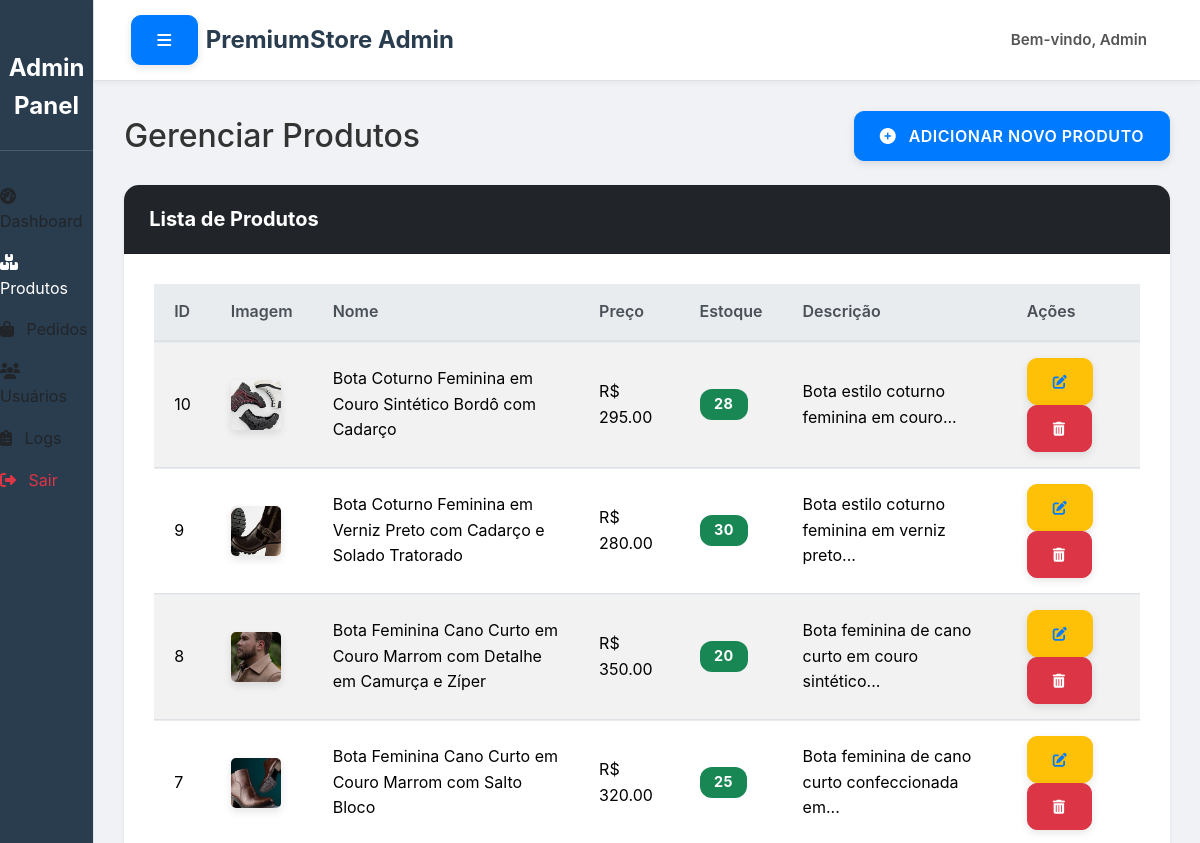
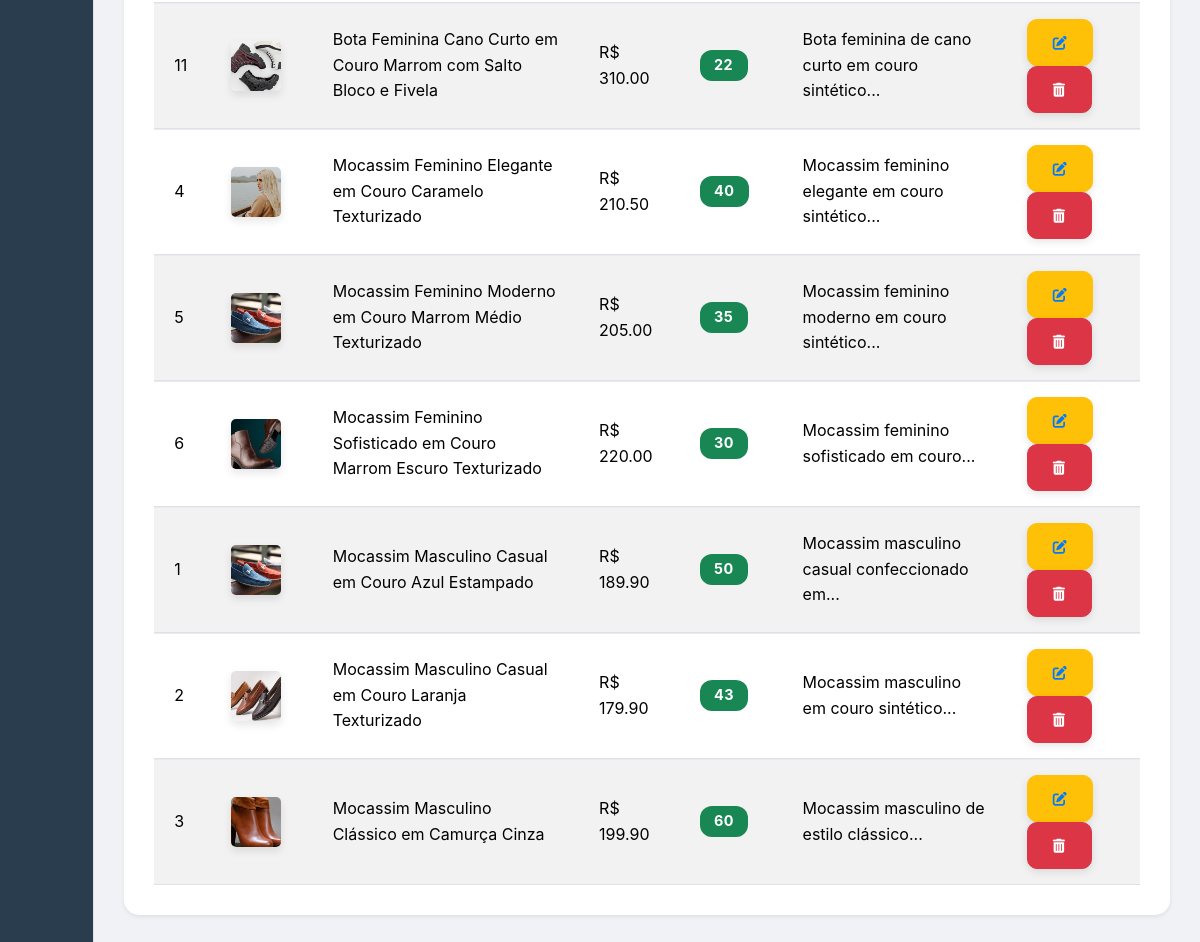
The page /admin/produtos (signed in) on the database its author committed (2 pictures, top to bottom).
### tables this page shows
CREATE TABLE produtos (
            id INTEGER PRIMARY KEY AUTOINCREMENT,
            nome TEXT NOT NULL,
            preco REAL NOT NULL,
            estoque INTEGER NOT NULL,
            descricao TEXT,
            imagem TEXT
        );

### routes/admin.py (the view)
@admin_bp.route('/produtos')
@admin_required
def admin_produtos():
    conn = conectar_db()
    cursor = conn.cursor()
    cursor.execute('SELECT * FROM produtos ORDER BY nome')
    produtos = cursor.fetchall()
    conn.close()
    return render_template('admin/produtos.html', produtos=produtos)

### app.py (called while the page is built)
@app.context_processor
def inject_global_data():
    total_itens = 0
    if 'usuario_id' in session:
        usuario_id = session['usuario_id']
        try:
            total_itens = contar_itens_carrinho_db(usuario_id)
        except Exception as e:
            print(f"Erro ao contar itens do carrinho para o usuário {usuario_id}: {e}")
            total_itens = 0
    return {'total_itens': total_itens}

### database.py (called while the page is built)
def conectar_db():
    conn = sqlite3.connect(DB_NAME)
    conn.row_factory = sqlite3.Row # Permite acessar colunas por nome (como dicionário)
    return conn

def contar_itens_carrinho_db(usuario_id):
    conn = conectar_db()
    cursor = conn.cursor()
    cursor.execute('''
    SELECT COALESCE(SUM(quantidade), 0)
    FROM carrinho
    WHERE usuario_id = ?
    ''', (usuario_id,))
    total_itens = cursor.fetchone()[0]
    conn.close()
    return total_itens

### templates/admin/produtos.html (shortened to what this page needs)
{% extends "base_admin.html" %}
{% block admin_content %}
<div class="d-flex justify-content-between align-items-center mb-4">
    <h2 class="mb-0">Gerenciar Produtos</h2>
    <a href="{{ url_for('admin.novo_produto') }}" class="btn btn-primary"><i class="fas fa-plus-circle me-2"></i> Adicionar Novo Produto</a>
</div>
<div class="card shadow-sm">
    <div class="card-header bg-dark text-white">
        Lista de Produtos
    </div>
    <div class="card-body">
        <div class="table-responsive">
            <table class="table table-striped table-hover align-middle">
                <thead>
                    <tr>
                        <th scope="col">ID</th>
                        <th scope="col">Imagem</th>
                        <th scope="col">Nome</th>
                        <th scope="col">Preço</th>
                        <th scope="col">Estoque</th>
                        <th scope="col">Descrição</th>
                        <th scope="col">Ações</th>
                    </tr>
                </thead>
                <tbody>
                    {% if produtos %}
                        {% for produto in produtos %}
                        <tr>
                            <td>{{ produto.id }}</td>
                            <td>
                                {% if produto.imagem %}
                                <img src="{{ url_for('static', filename='uploads/' + produto.imagem) }}" alt="{{ produto.nome }}" style="width: 50px; height: 50px; object-fit: cover; border-radius: 5px;">
                                {% else %}
                                <i class="fas fa-image text-muted" style="font-size: 30px;"></i>
                                {% endif %}
                            </td>
                            <td>{{ produto.nome }}</td>
                            <td>R$ {{ "%.2f"|format(produto.preco) }}</td>
                            <td>
                                <span class="badge bg-{{ 'danger' if produto.estoque < 10 else 'success' }}">{{ produto.estoque }}</span>
                            </td>
                            <td>{{ produto.descricao | truncate(50) }}</td>
                            <td>
                                <a href="{{ url_for('admin.editar_produto', id=produto.id) }}" class="btn btn-sm btn-warning me-2" aria-label="Editar {{ produto.nome }}">
                                    <i class="fas fa-edit"></i>
                                </a>
                                <form action="{{ url_for('admin.excluir_produto', id=produto.id) }}" method="POST" class="d-inline" onsubmit="return confirm('Tem certeza que deseja excluir este produto?');">
                                    <button type="submit" class="btn btn-sm btn-danger" aria-label="Excluir {{ produto.nome }}">
                                        <i class="fas fa-trash-alt"></i>
                                    </button>
                                </form>
                            </td>
                        </tr>
                        {% endfor %}
                    {% else %}
                        <tr>
                            <td colspan="7" class="text-center py-4">Nenhum produto cadastrado.</td>
                        </tr>
                    {% endif %}
                </tbody>
            </table>
        </div>
    </div>
</div>
{% endblock %}

### static/css/admin.css (style rules this page uses)
body { background-color: #f0f2f5; font-family: 'Inter', sans-serif; margin: 0; padding: 0; line-height: 1.6; color: #333; }
.card { border-radius: 15px; box-shadow: 0 8px 20px rgba(0, 0, 0, 0.1); border: none; overflow: hidden; transition: transform 0.3s ease, box-shadow 0.3s ease; }
.card-header { background-color: #3b5a7a; color: #ffffff; border-top-left-radius: 15px; border-top-right-radius: 15px; padding: 18px 25px; font-size: 1.25em; font-weight: 700; display: flex; align-items: center; }
.card-body { padding: 30px; }
.table { margin-bottom: 0; border-collapse: separate; border-spacing: 0; width: 100%; }
.table thead th { background-color: #e9ecef; color: #495057; font-weight: 600; border-bottom: 2px solid #dee2e6; padding: 15px 20px; text-align: left; }
.table tbody tr td { padding: 15px 20px; vertical-align: middle; border-top: 1px solid #e9ecef; }
.table-striped tbody tr:nth-of-type(odd) { background-color: #f8f9fa; }
.table img { border-radius: 10px; box-shadow: 0 4px 8px rgba(0,0,0,0.1); width: 60px; height: 60px; object-fit: cover; }
.table a { color: #007bff; text-decoration: none; font-weight: 500; }
.btn { border-radius: 10px; font-weight: 600; padding: 12px 25px; transition: all 0.3s ease; box-shadow: 0 3px 8px rgba(0,0,0,0.1); text-transform: uppercase; letter-spacing: 0.5px; }
.btn-primary { background-color: #007bff; border-color: #007bff; }
.btn-danger { background-color: #dc3545; border-color: #dc3545; }
.btn-warning { background-color: #ffc107; border-color: #ffc107; color: #333; }
.badge { padding: 0.6em 1em; border-radius: 0.75rem; font-size: 0.9em; font-weight: 700; text-transform: uppercase; letter-spacing: 0.5px; }

### rows shown on the page
produtos: id "10", imagem (picture), nome "Bota Coturno Feminina em Couro Sintético Bordô com Cadarço", preco "295.00", estoque "28", descricao "Bota estilo coturno feminina em couro..."
produtos: id "9", imagem (picture), nome "Bota Coturno Feminina em Verniz Preto com Cadarço e Solado Tratorado", preco "280.00", estoque "30", descricao "Bota estilo coturno feminina em verniz preto..."
produtos: id "8", imagem (picture), nome "Bota Feminina Cano Curto em Couro Marrom com Detalhe em Camurça e Zíper", preco "350.00", estoque "20", descricao "Bota feminina de cano curto em couro sintético..."
produtos: id "7", imagem (picture), nome "Bota Feminina Cano Curto em Couro Marrom com Salto Bloco", preco "320.00", estoque "25", descricao "Bota feminina de cano curto confeccionada em..."
produtos: id "11", imagem (picture), nome "Bota Feminina Cano Curto em Couro Marrom com Salto Bloco e Fivela", preco "310.00", estoque "22", descricao "Bota feminina de cano curto em couro sintético..."
produtos: id "4", imagem (picture), nome "Mocassim Feminino Elegante em Couro Caramelo Texturizado", preco "210.50", estoque "40", descricao "Mocassim feminino elegante em couro sintético..."
produtos: id "5", imagem (picture), nome "Mocassim Feminino Moderno em Couro Marrom Médio Texturizado", preco "205.00", estoque "35", descricao "Mocassim feminino moderno em couro sintético..."
produtos: id "6", imagem (picture), nome "Mocassim Feminino Sofisticado em Couro Marrom Escuro Texturizado", preco "220.00", estoque "30", descricao "Mocassim feminino sofisticado em couro..."
produtos: id "1", imagem (picture), nome "Mocassim Masculino Casual em Couro Azul Estampado", preco "189.90", estoque "50", descricao "Mocassim masculino casual confeccionado em..."
produtos: id "2", imagem (picture), nome "Mocassim Masculino Casual em Couro Laranja Texturizado", preco "179.90", estoque "43", descricao "Mocassim masculino em couro sintético..."
produtos: id "3", imagem (picture), nome "Mocassim Masculino Clássico em Camurça Cinza", preco "199.90", estoque "60", descricao "Mocassim masculino de estilo clássico..."

### other values the page prints
{{ session.get('usuario_nome', 'Admin') }} "Admin"
